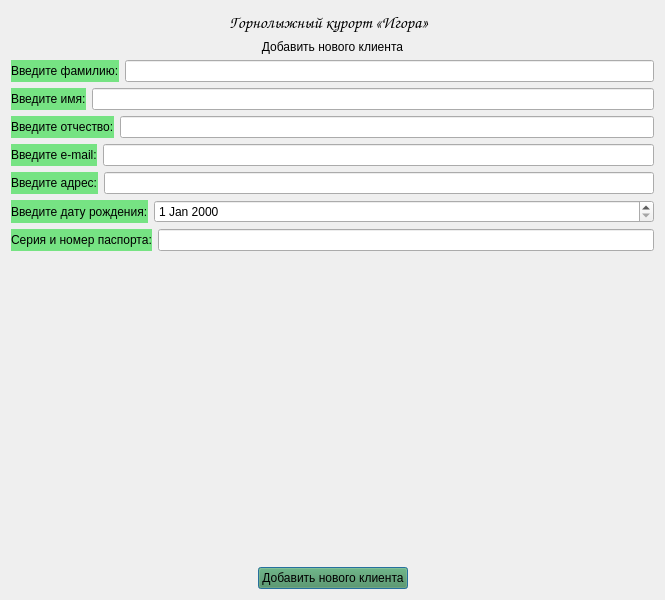
<?xml version="1.0" encoding="UTF-8"?>
<ui version="4.0">
 <class>Dialog</class>
 <widget class="QDialog" name="Dialog">
  <property name="geometry">
   <rect>
    <x>0</x>
    <y>0</y>
    <width>665</width>
    <height>600</height>
   </rect>
  </property>
  <property name="windowTitle">
   <string>Dialog</string>
  </property>
  <layout class="QVBoxLayout" name="verticalLayout">
   <item>
    <layout class="QHBoxLayout" name="horizontalLayout_2" stretch="3,2,2,1">
     <property name="leftMargin">
      <number>12</number>
     </property>
     <property name="rightMargin">
      <number>0</number>
     </property>
     <item>
      <spacer name="horizontalSpacer">
       <property name="orientation">
        <enum>Qt::Horizontal</enum>
       </property>
       <property name="sizeHint" stdset="0">
        <size>
         <width>40</width>
         <height>20</height>
        </size>
       </property>
      </spacer>
     </item>
     <item>
      <widget class="QLabel" name="label">
       <property name="minimumSize">
        <size>
         <width>0</width>
         <height>0</height>
        </size>
       </property>
       <property name="font">
        <font>
         <family>Comic Sans MS</family>
         <pointsize>13</pointsize>
        </font>
       </property>
       <property name="text">
        <string>Горнолыжный курорт «Игора»    </string>
       </property>
       <property name="alignment">
        <set>Qt::AlignCenter</set>
       </property>
      </widget>
     </item>
     <item>
      <spacer name="horizontalSpacer_6">
       <property name="orientation">
        <enum>Qt::Horizontal</enum>
       </property>
       <property name="sizeHint" stdset="0">
        <size>
         <width>40</width>
         <height>20</height>
        </size>
       </property>
      </spacer>
     </item>
     <item>
      <widget class="QLabel" name="logo">
       <property name="maximumSize">
        <size>
         <width>80</width>
         <height>80</height>
        </size>
       </property>
       <property name="text">
        <string/>
       </property>
       <property name="pixmap">
        <pixmap>img/logo_mini.png</pixmap>
       </property>
      </widget>
     </item>
    </layout>
   </item>
   <item>
    <layout class="QVBoxLayout" name="verticalLayout_2">
     <item>
      <widget class="QLabel" name="label_2">
       <property name="styleSheet">
        <string notr="true">font: 11pt &quot;Comic Sans MS&quot;;</string>
       </property>
       <property name="text">
        <string>Добавить нового клиента</string>
       </property>
       <property name="alignment">
        <set>Qt::AlignCenter</set>
       </property>
      </widget>
     </item>
     <item>
      <layout class="QVBoxLayout" name="verticalLayout_5">
       <item>
        <layout class="QHBoxLayout" name="horizontalLayout_20" stretch="0,100">
         <item>
          <widget class="QLabel" name="label_3">
           <property name="styleSheet">
            <string notr="true">background-color: rgb(118, 227, 131);
font: 9pt &quot;Comic Sans MS&quot;;</string>
           </property>
           <property name="text">
            <string>Введите фамилию:</string>
           </property>
          </widget>
         </item>
         <item>
          <widget class="QLineEdit" name="edit_surname"/>
         </item>
        </layout>
       </item>
       <item>
        <layout class="QHBoxLayout" name="horizontalLayout_7">
         <item>
          <widget class="QLabel" name="label_8">
           <property name="styleSheet">
            <string notr="true">background-color: rgb(118, 227, 131);
font: 9pt &quot;Comic Sans MS&quot;;</string>
           </property>
           <property name="text">
            <string>Введите имя:</string>
           </property>
          </widget>
         </item>
         <item>
          <widget class="QLineEdit" name="edit_name"/>
         </item>
        </layout>
       </item>
       <item>
        <layout class="QHBoxLayout" name="horizontalLayout_6">
         <item>
          <widget class="QLabel" name="label_6">
           <property name="styleSheet">
            <string notr="true">background-color: rgb(118, 227, 131);
font: 9pt &quot;Comic Sans MS&quot;;</string>
           </property>
           <property name="text">
            <string>Введите отчество:</string>
           </property>
          </widget>
         </item>
         <item>
          <widget class="QLineEdit" name="edit_lastname"/>
         </item>
        </layout>
       </item>
       <item>
        <layout class="QHBoxLayout" name="horizontalLayout_4">
         <item>
          <widget class="QLabel" name="label_5">
           <property name="styleSheet">
            <string notr="true">background-color: rgb(118, 227, 131);
font: 9pt &quot;Comic Sans MS&quot;;</string>
           </property>
           <property name="text">
            <string>Введите e-mail:</string>
           </property>
          </widget>
         </item>
         <item>
          <widget class="QLineEdit" name="edit_email"/>
         </item>
        </layout>
       </item>
       <item>
        <layout class="QHBoxLayout" name="horizontalLayout_19" stretch="0,0">
         <item>
          <widget class="QLabel" name="label_18">
           <property name="styleSheet">
            <string notr="true">background-color: rgb(118, 227, 131);
font: 9pt &quot;Comic Sans MS&quot;;</string>
           </property>
           <property name="text">
            <string>Введите адрес:</string>
           </property>
          </widget>
         </item>
         <item>
          <widget class="QLineEdit" name="edit_address"/>
         </item>
        </layout>
       </item>
       <item>
        <layout class="QHBoxLayout" name="horizontalLayout_5" stretch="0,100">
         <property name="spacing">
          <number>6</number>
         </property>
         <item>
          <widget class="QLabel" name="label_7">
           <property name="styleSheet">
            <string notr="true">background-color: rgb(118, 227, 131);
font: 9pt &quot;Comic Sans MS&quot;;</string>
           </property>
           <property name="text">
            <string>Введите дату рождения:</string>
           </property>
          </widget>
         </item>
         <item>
          <widget class="QDateEdit" name="date_birth"/>
         </item>
        </layout>
       </item>
       <item>
        <layout class="QHBoxLayout" name="horizontalLayout">
         <item>
          <widget class="QLabel" name="label_4">
           <property name="styleSheet">
            <string notr="true">background-color: rgb(118, 227, 131);
font: 9pt &quot;Comic Sans MS&quot;;</string>
           </property>
           <property name="text">
            <string>Серия и номер паспорта:</string>
           </property>
          </widget>
         </item>
         <item>
          <widget class="QLineEdit" name="edit_passport"/>
         </item>
        </layout>
       </item>
      </layout>
     </item>
     <item>
      <spacer name="verticalSpacer">
       <property name="orientation">
        <enum>Qt::Vertical</enum>
       </property>
       <property name="sizeHint" stdset="0">
        <size>
         <width>20</width>
         <height>40</height>
        </size>
       </property>
      </spacer>
     </item>
     <item>
      <layout class="QHBoxLayout" name="horizontalLayout_3">
       <item>
        <spacer name="horizontalSpacer_2">
         <property name="orientation">
          <enum>Qt::Horizontal</enum>
         </property>
         <property name="sizeHint" stdset="0">
          <size>
           <width>40</width>
           <height>20</height>
          </size>
         </property>
        </spacer>
       </item>
       <item>
        <widget class="QPushButton" name="btn_add_client">
         <property name="styleSheet">
          <string notr="true">background-color: rgb(73, 140, 81);
font: 9pt &quot;Comic Sans MS&quot;;</string>
         </property>
         <property name="text">
          <string>Добавить нового клиента</string>
         </property>
        </widget>
       </item>
       <item>
        <spacer name="horizontalSpacer_3">
         <property name="orientation">
          <enum>Qt::Horizontal</enum>
         </property>
         <property name="sizeHint" stdset="0">
          <size>
           <width>40</width>
           <height>20</height>
          </size>
         </property>
        </spacer>
       </item>
      </layout>
     </item>
    </layout>
   </item>
  </layout>
 </widget>
 <resources/>
 <connections/>
</ui>
